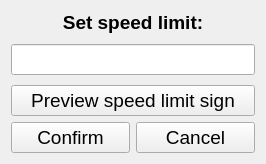
<?xml version="1.0" encoding="UTF-8"?>
<ui version="4.0">
 <class>SetSpeedLimitDialog</class>
 <widget class="QWidget" name="SetSpeedLimitDialog">
  <property name="geometry">
   <rect>
    <x>0</x>
    <y>0</y>
    <width>266</width>
    <height>164</height>
   </rect>
  </property>
  <property name="sizePolicy">
   <sizepolicy hsizetype="Fixed" vsizetype="Fixed">
    <horstretch>0</horstretch>
    <verstretch>0</verstretch>
   </sizepolicy>
  </property>
  <property name="font">
   <font>
    <family>Arial</family>
    <pointsize>14</pointsize>
   </font>
  </property>
  <property name="windowTitle">
   <string>Set speed limit</string>
  </property>
  <layout class="QVBoxLayout" name="verticalLayout">
   <item>
    <layout class="QHBoxLayout" name="horizontalLayout_3">
     <item>
      <widget class="QLabel" name="SpeedLimitLabel">
       <property name="font">
        <font>
         <weight>75</weight>
         <bold>true</bold>
        </font>
       </property>
       <property name="text">
        <string>Set speed limit:</string>
       </property>
       <property name="alignment">
        <set>Qt::AlignCenter</set>
       </property>
      </widget>
     </item>
    </layout>
   </item>
   <item>
    <spacer name="verticalSpacer">
     <property name="orientation">
      <enum>Qt::Vertical</enum>
     </property>
     <property name="sizeHint" stdset="0">
      <size>
       <width>0</width>
       <height>0</height>
      </size>
     </property>
    </spacer>
   </item>
   <item>
    <layout class="QHBoxLayout" name="horizontalLayout_2">
     <item>
      <widget class="QLineEdit" name="SpeedLimitTextBox"/>
     </item>
    </layout>
   </item>
   <item>
    <spacer name="verticalSpacer_2">
     <property name="orientation">
      <enum>Qt::Vertical</enum>
     </property>
     <property name="sizeHint" stdset="0">
      <size>
       <width>0</width>
       <height>0</height>
      </size>
     </property>
    </spacer>
   </item>
   <item>
    <widget class="QPushButton" name="PreviewButton">
     <property name="text">
      <string>Preview speed limit sign</string>
     </property>
    </widget>
   </item>
   <item>
    <layout class="QHBoxLayout" name="horizontalLayout">
     <item>
      <widget class="QPushButton" name="ConfirmButton">
       <property name="text">
        <string>Confirm</string>
       </property>
      </widget>
     </item>
     <item>
      <widget class="QPushButton" name="CancelButton">
       <property name="text">
        <string>Cancel</string>
       </property>
      </widget>
     </item>
    </layout>
   </item>
  </layout>
 </widget>
 <resources/>
 <connections/>
</ui>
